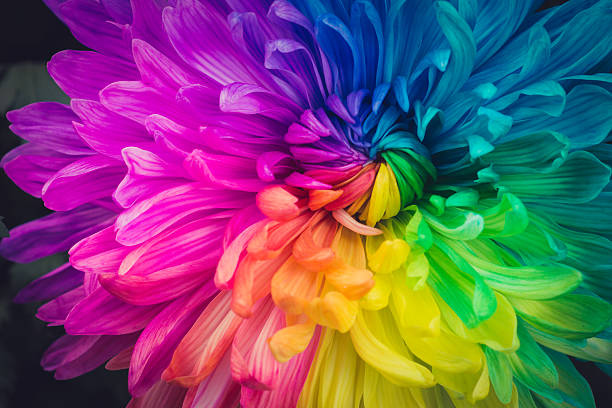
#> input picture assignment1/q1_and_2_picture.jpg, 612 x 408 px
$ jupyter execute question2.ipynb
#> lines starting #> are read from the running program, lines starting #| are printed output that depends on the picture
# Question 2: Histogram and Histogram Equalization

This notebook demonstrates image histogram computation, visualization, interpretation, and histogram equalization for contrast enhancement.

## Environment Setup

[cell 1]
# Import required libraries
import cv2
import numpy as np
import matplotlib.pyplot as plt
from typing import Tuple
import os

[cell 2]
# Set image path (update this with your image path)
image_path = 'q1_and_2_picture.jpg'
if not os.path.isfile(image_path):
    raise ValueError(f"{image_path} does not exist in your computer.\n"
                     f"Replace the image_path variable with a path to an image that exists in your file system")

## Task 1: Compute the Histogram of a Grayscale Image

A histogram shows the distribution of pixel intensity values in an image. For a grayscale image, we count how many pixels have each intensity value from 0 to 255.

### Task 1 Functions

[cell 3]
def read_image(image_path: str) -> np.ndarray:
    """
    Read an image from the given path.

    Args:
        image_path: Path to the image file

    Returns:
        Image as a numpy array in BGR format
    """
#> called with image_path = 'q1_and_2_picture.jpg'
    image = cv2.imread(image_path)
#> image is the input picture: shape (408, 612, 3); mean B, G, R 107.9, 80.3, 116
    if image is None:
        raise ValueError(f"Could not read image from {image_path}")
    return image


def convert_to_grayscale(image: np.ndarray) -> np.ndarray:
    """
    Convert a BGR image to grayscale.

    Args:
        image: BGR image as numpy array

    Returns:
        Grayscale image as 2D numpy array
    """
    return cv2.cvtColor(image, cv2.COLOR_BGR2GRAY)
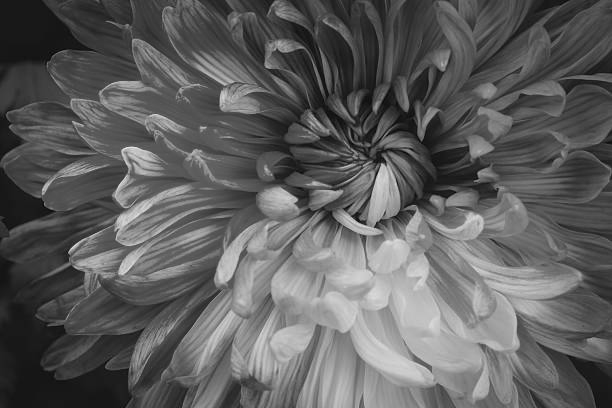
#> returned value: shape (408, 612); min 3, max 233, mean 94.1


def convert_bgr_to_rgb(image: np.ndarray) -> np.ndarray:
    """
    Convert a BGR image to RGB format for display.

    Args:
        image: BGR image as numpy array

    Returns:
        RGB image as numpy array
    """
    return cv2.cvtColor(image, cv2.COLOR_BGR2RGB)


def print_image_info(image: np.ndarray, grayscale: np.ndarray) -> None:
    """
    Print information about the original and grayscale images.

    Args:
        image: Original BGR image
        grayscale: Grayscale version of the image
    """
    print(f"Image shape: {image.shape}")
#| Image shape: (408, 612, 3)
    print(f"Grayscale shape: {grayscale.shape}")
#| Grayscale shape: (408, 612)
    print(f"Grayscale dtype: {grayscale.dtype}")
#| Grayscale dtype: uint8
    print(f"Pixel value range: [{grayscale.min()}, {grayscale.max()}]")
#| Pixel value range: [3, 233]


def display_original_and_grayscale(original_rgb: np.ndarray, grayscale: np.ndarray) -> None:
    """
    Display the original and grayscale images side by side.

    Args:
        original_rgb: Original image in RGB format
        grayscale: Grayscale version of the image
    """
    plt.figure(figsize=(10, 5))

    plt.subplot(1, 2, 1)
    plt.imshow(original_rgb)
    plt.title('Original Image')
    plt.axis('off')

    plt.subplot(1, 2, 2)
    plt.imshow(grayscale, cmap='gray')
    plt.title('Grayscale Image')
    plt.axis('off')

    plt.tight_layout()
    plt.show()
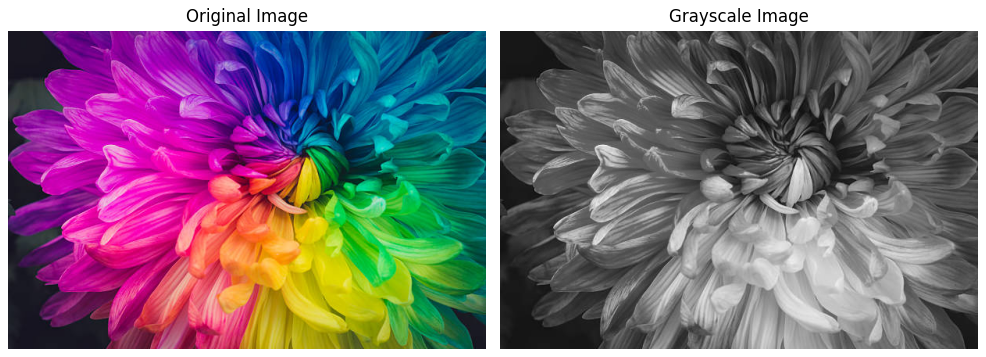
#> figure drawn by matplotlib, 2 panels


def compute_histogram_manual(image: np.ndarray) -> np.ndarray:
    """
    Compute histogram manually by counting pixels for each intensity value.

    Args:
        image: Grayscale image (2D numpy array with values 0-255)

    Returns:
        Histogram array of size 256 containing pixel counts for each intensity
    """
    histogram = np.zeros(256, dtype=np.int64)
    flat_image = image.flatten()

    for pixel_value in flat_image:
        histogram[pixel_value] += 1
#> this loop made 249696 passes
#> pixel_value on passes 1 to 3: 24, 24, 24
#> after the loop, histogram = 256 values, max 4671 at index 24, min 0 at index 0, mean 975.4

    return histogram


def compute_histogram_opencv(image: np.ndarray) -> np.ndarray:
    """
    Compute histogram using OpenCV's built-in function.

    Args:
        image: Grayscale image (2D numpy array)

    Returns:
        Histogram array of size 256 containing pixel counts
    """
    histogram = cv2.calcHist([image], [0], None, [256], [0, 256])
    return histogram.flatten()


def print_histogram_samples(histogram: np.ndarray, image_shape: Tuple[int, int]) -> None:
    """
    Print sample counts from the histogram for verification.

    Args:
        histogram: Histogram array of size 256
        image_shape: Shape of the original image (height, width)
    """
    print("Manual Histogram Computation Results:")
    print(f"  Pixels with value 0 (black): {histogram[0]}")
    print(f"  Pixels with value 1: {histogram[1]}")
    print(f"  Pixels with value 127 (mid-gray): {histogram[127]}")
    print(f"  Pixels with value 128: {histogram[128]}")
    print(f"  Pixels with value 254: {histogram[254]}")
    print(f"  Pixels with value 255 (white): {histogram[255]}")
    print(f"\nTotal pixel count: {histogram.sum()}")
    print(f"Expected total (height x width): {image_shape[0] * image_shape[1]}")


def compare_histograms(manual_hist: np.ndarray, opencv_hist: np.ndarray) -> None:
    """
    Compare manual and OpenCV histogram computations.

    Args:
        manual_hist: Histogram computed manually
        opencv_hist: Histogram computed with OpenCV
    """
    are_equal = np.allclose(manual_hist, opencv_hist)
    print(f"Manual histogram matches OpenCV histogram: {are_equal}")

    if not are_equal:
        diff = np.abs(manual_hist - opencv_hist)
        print(f"Maximum difference: {diff.max()}")
    else:
        print("Both methods produce identical results!")

### Task 1 Execution

[cell 4]
# Task 1a: Read image and convert to grayscale
print("Task 1a: Read Image and Convert to Grayscale")
print("-" * 50)

original_image = read_image(image_path)
original_rgb = convert_bgr_to_rgb(original_image)
grayscale_image = convert_to_grayscale(original_image)

print_image_info(original_image, grayscale_image)

[cell 5]
# Display original and grayscale images
display_original_and_grayscale(original_rgb, grayscale_image)

[cell 6]
# Task 1b: Compute histogram manually
print("\nTask 1b: Compute Histogram Manually Using NumPy")
print("-" * 50)

manual_histogram = compute_histogram_manual(grayscale_image)
#> manual_histogram has the same summary as histogram in compute_histogram_manual
print_histogram_samples(manual_histogram, grayscale_image.shape)
#|   Pixels with value 0 (black): 0
#|   Pixels with value 1: 0
#|   Pixels with value 127 (mid-gray): 1084
#|   Pixels with value 128: 1049
#|   Pixels with value 254: 0
#|   Pixels with value 255 (white): 0
#| Total pixel count: 249696

[cell 7]
# Task 1c: Compare with OpenCV's built-in function
print("\nTask 1c: Comparison with OpenCV's Built-in Function")
print("-" * 50)

opencv_histogram = compute_histogram_opencv(grayscale_image)
#> opencv_histogram has the same summary as histogram in compute_histogram_manual
compare_histograms(manual_histogram, opencv_histogram)
#> in compare_histograms, `are_equal = np.allclose(manual_hist, opencv_hist)`: are_equal = True
#| Manual histogram matches OpenCV histogram: True

## Task 2: Plot the Histogram

Visualize the histogram with properly labeled axes.

### Task 2 Functions

[cell 8]
def plot_histogram(histogram: np.ndarray,
                   title: str = "Histogram of the Original Image",
                   color: str = 'steelblue') -> None:
    """
    Plot a histogram with proper labels.

    Args:
        histogram: Array of size 256 with pixel counts
        title: Title for the plot
        color: Color for the histogram bars
    """
#> called with histogram = array of shape (256,), title = 'Histogram of the Original Image', color = 'steelblue'
    plt.figure(figsize=(12, 5))

    x = np.arange(256)
    plt.bar(x, histogram, color=color, width=1.0, edgecolor='none')

    plt.xlabel('Pixel Intensity (0-255)', fontsize=12)
    plt.ylabel('Number of Pixels', fontsize=12)
    plt.title(title, fontsize=14)

    plt.xlim([0, 255])
    plt.ylim([0, histogram.max() * 1.1])
    plt.grid(axis='y', alpha=0.3)

    plt.tight_layout()
    plt.show()
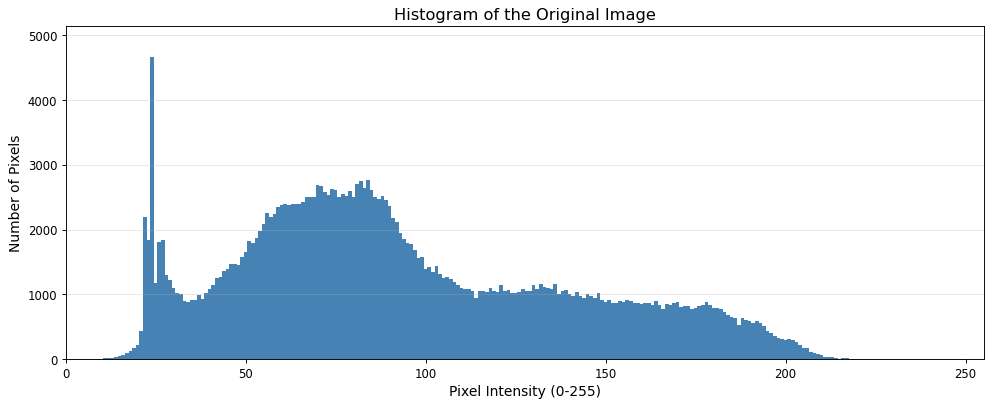
#> figure drawn by matplotlib, 1 panel; tallest bar 4671 high, from x = 23.5 to 24.5

### Task 2 Execution

[cell 9]
# Plot the histogram of the original grayscale image
plot_histogram(manual_histogram, title="Histogram of the Original Image")

## Task 3: Interpretation Questions

Understanding what different histogram shapes tell us about an image.

### 3a. What does it mean when the histogram is concentrated on the left side?

**Answer:**

When the histogram is concentrated on the left side (low intensity values, 0-127), it means:
- The image is **dark** (underexposed)
- Most pixels have low intensity values (closer to black)
- The image has poor visibility in bright areas
- This often occurs in:
  - Night photography
  - Underexposed photos
  - Low-light conditions
  - Images with dark subject matter

Such images often benefit from histogram equalization or brightness adjustment to improve visibility.

### 3b. What does it mean when the histogram is stretched across all values?

**Answer:**

When the histogram is stretched across all values (0-255), it means:
- The image has **good contrast**
- The image uses the full range of available intensities
- There are both dark and bright regions in the image
- Details are visible in shadows, midtones, and highlights
- This is generally the **ideal histogram** for most images

A well-distributed histogram indicates:
- Proper exposure
- Good dynamic range utilization
- Balanced lighting conditions

### 3c. What do high peaks represent?

**Answer:**

High peaks in a histogram represent:
- **Dominant intensity values** - many pixels share the same or similar intensity
- **Large uniform regions** - areas with consistent color/brightness
- Common causes include:
  - **Background regions**: Large uniform backgrounds (sky, walls, etc.)
  - **Foreground objects**: Dominant colored objects
  - **Overexposed areas**: Peak at 255 (clipped highlights)
  - **Underexposed areas**: Peak at 0 (clipped shadows)

For example:
- A peak at 255 might indicate overexposed/blown-out highlights
- A peak at 0 might indicate crushed/blocked shadows
- A peak at mid-values might indicate a large gray area in the image

## Task 4: Histogram Equalization

Histogram equalization enhances image contrast by redistributing pixel intensities to achieve a more uniform histogram distribution.

### Task 4 Functions

[cell 10]
def histogram_equalization_manual(image: np.ndarray) -> np.ndarray:
    """
    Perform histogram equalization manually using the CDF method.

    The algorithm:
    1. Compute the histogram of the image
    2. Compute the Cumulative Distribution Function (CDF)
    3. Normalize the CDF to map to [0, 255]
    4. Use the normalized CDF as a lookup table to transform pixel values

    Args:
        image: Grayscale image (2D numpy array)

    Returns:
        Histogram-equalized image as numpy array
    """
    histogram = compute_histogram_manual(image)
#> the loop in compute_histogram_manual (call 2), `for pixel_value in flat_image:` made 249696 passes
    cdf = histogram.cumsum()
#> cdf = 256 values from 0 to 249696

    cdf_min = cdf[cdf > 0].min()
#> cdf_min = 1
    total_pixels = image.size

    cdf_normalized = ((cdf - cdf_min) * 255) / (total_pixels - cdf_min)
#> cdf_normalized = 256 values from -0.00102 to 255
    cdf_normalized = np.round(cdf_normalized).astype(np.uint8)
#> cdf_normalized = 256 values from 0 to 255

    equalized = cdf_normalized[image]
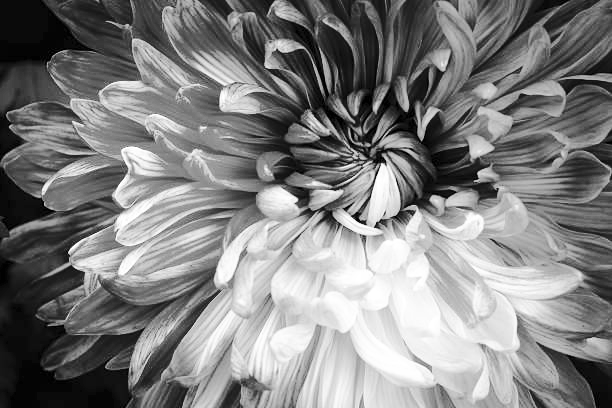
#> equalized: shape (408, 612); min 0, max 255, mean 128.4
    return equalized


def histogram_equalization_opencv(image: np.ndarray) -> np.ndarray:
    """
    Perform histogram equalization using OpenCV's built-in function.

    Args:
        image: Grayscale image (2D numpy array)

    Returns:
        Histogram-equalized image as numpy array
    """
    return cv2.equalizeHist(image)


def compare_equalization_methods(manual_eq: np.ndarray, opencv_eq: np.ndarray) -> None:
    """
    Compare manual and OpenCV histogram equalization results.

    Args:
        manual_eq: Image equalized manually
        opencv_eq: Image equalized with OpenCV
    """
    difference = np.abs(manual_eq.astype(np.int16) - opencv_eq.astype(np.int16))
#> difference: shape (408, 612) int16; every value is 0
    print(f"Maximum difference between manual and OpenCV: {difference.max()}")
#| Maximum difference between manual and OpenCV: 0
#> (the rest of the program and of its run is left out)
